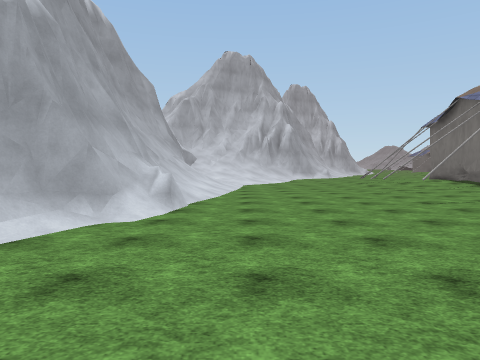
View 1 (above)

24 first-person views from a walk through a scene from a Unity 3-D project. The camera is 1.5 m above the floor, tilts 2° down and sees 70° across. The floor is counted in squares, 2 m on a side. Each view is taken from the middle of a square. On the plan, view 1 faces up. The plan holds only what a view shows up to about 11 squares ahead; the rest is blank. The place goes on beyond the plan. The player is left out. Some surface patterns are stand-ins.

View 2
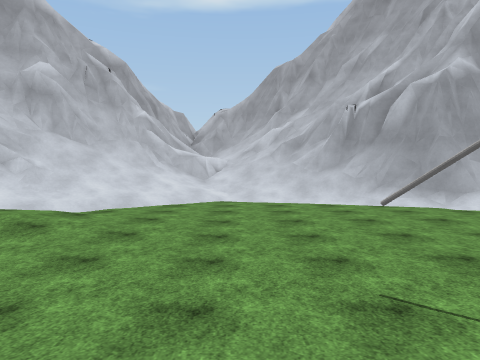

View 3
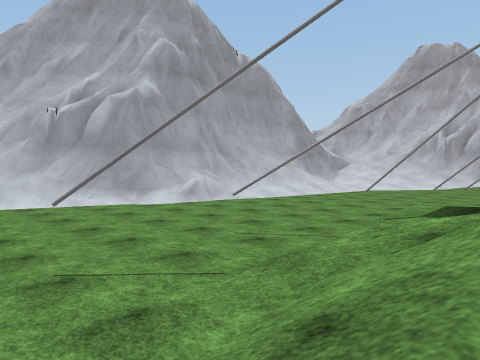

View 4
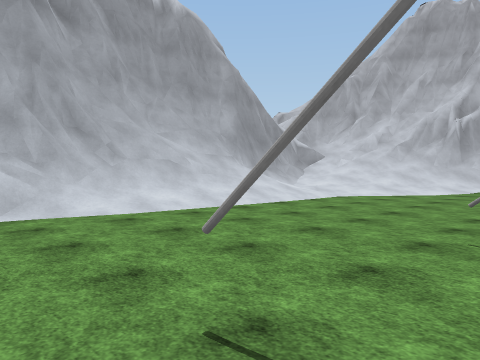

View 5
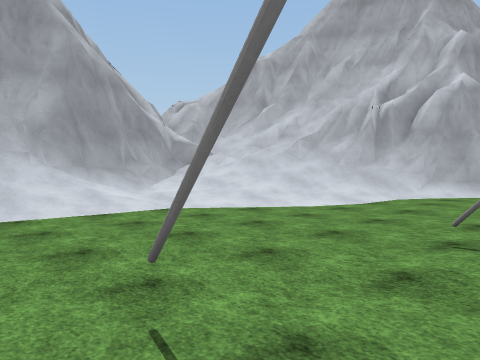

View 6
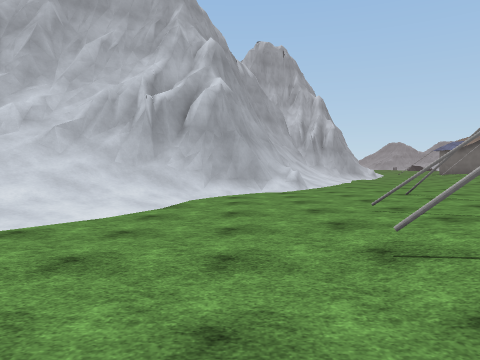

View 7
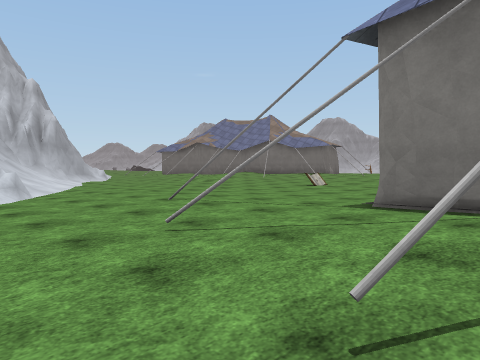

View 8
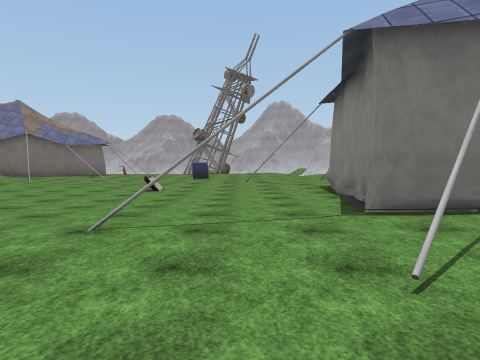

View 9
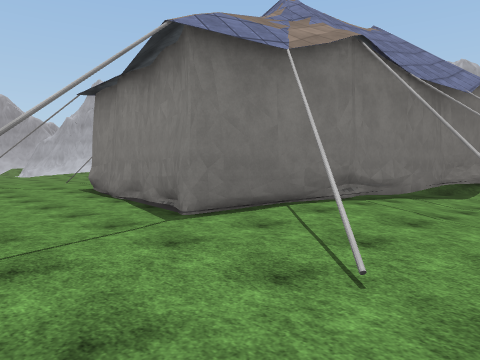

View 10
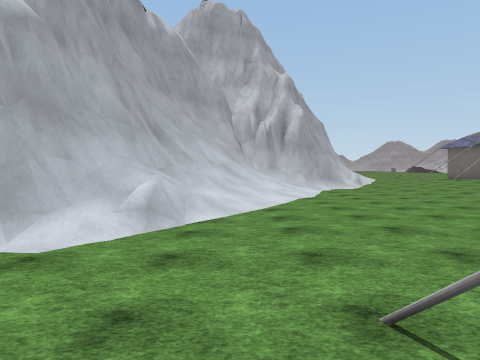

View 11
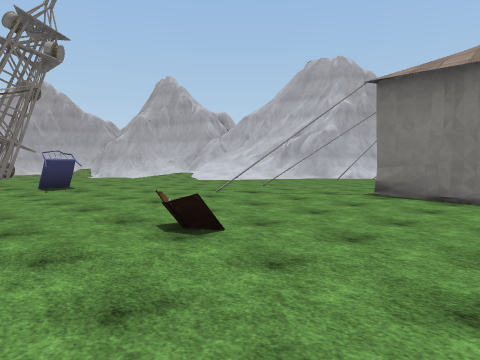

View 12
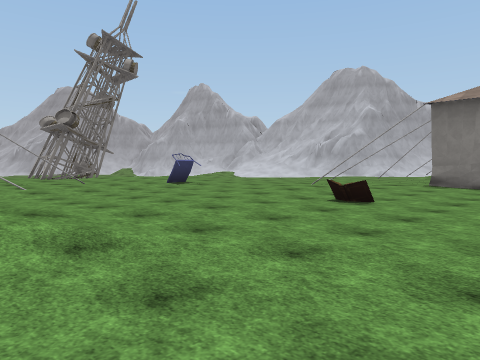

View 13
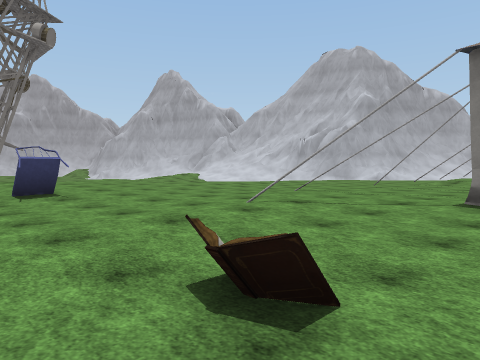

View 14
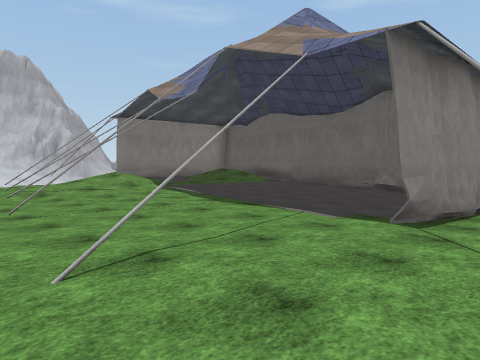

View 15
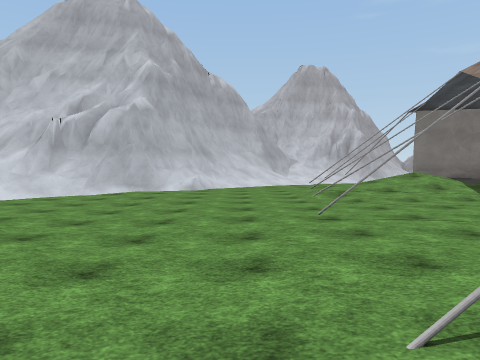

View 16
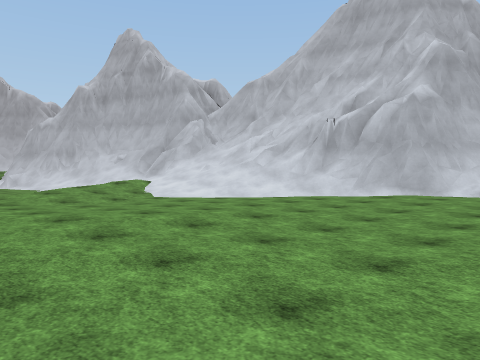

View 17
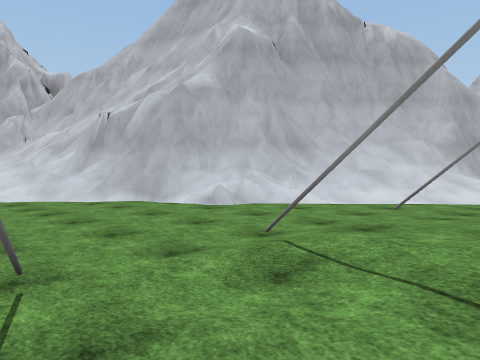

View 18
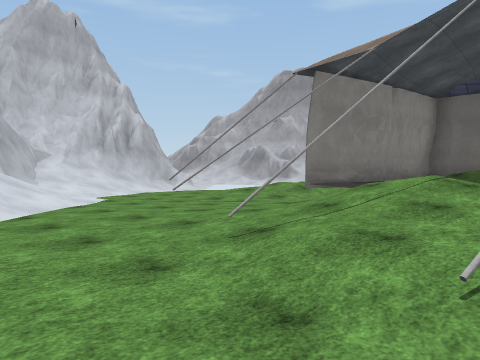

View 19
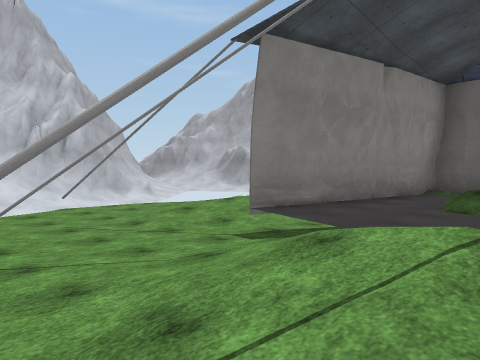

View 20
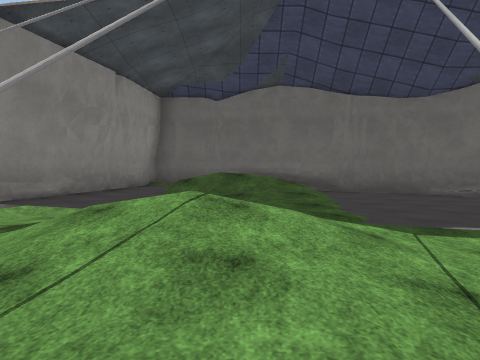

View 21
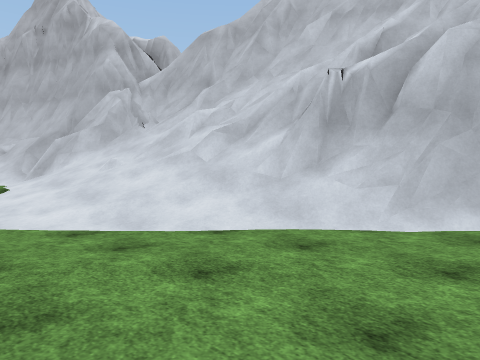

View 22
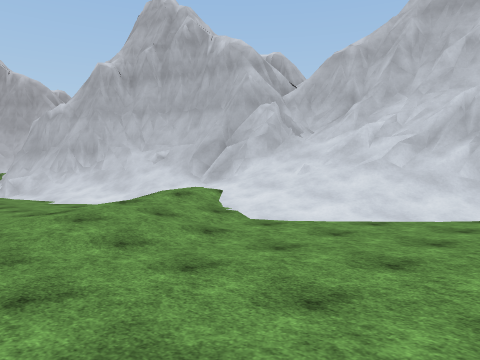

View 23
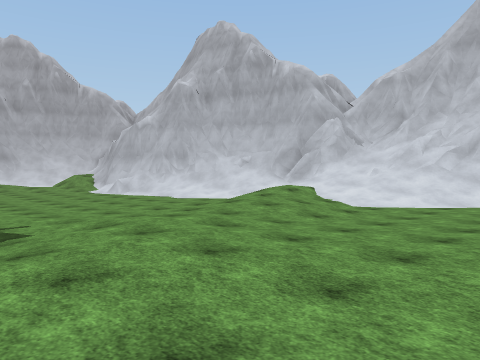

View 24
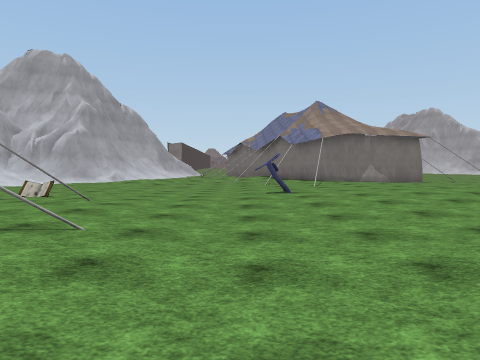

### Floor plan
Key: @ floor where view 1 was taken; # wall or solid block; . main floor; : floor 0.25 m higher than the main floor; - floor 0.25 m lower than the main floor; + floor 0.5 m higher than the main floor; _ floor 0.5 m lower than the main floor; * floor 0.75 m higher than the main floor; / step, stairs or slope; = window, fence, low wall or low ledge; ^ raised ledge; B books; E bed.
Columns run from 6 left of view 1 to 35 right of it. Each row starts with its distance up from view 1.
 29            ## //-----
 28            ##///_---/
 27            ^#//-----/
 26            ^#//-----/// ..
 25            ^//------.......=.:
 24           ^#=/------..........
 23           ^#=-------.........
 22       ^^^^##--------..........::
 21     ^=####/---------B....../.:::
 20     #==///-----------......E:::++
 19     /=////----#-----........:::+:
 18     /////_----...-...../....::::::
 17    #////___-#-........./.....::::://...
 16    #=///___--#.#####............::://.----
 15    #///____-...#  .##............//:/.----
 14    ^#//____=/.##.......#=.........//.-----
 13    ^#//_____//#:..................////---
 12    ^=//____#_/#:::::/.............////----
 11    ==/_______/#:::::/..#/........-/////-/-
 10    ^//______--#:::::............---///////
  9    ^//______--#+++::...#........--///////
  8    ^#/______-##//++//...........-///////=#
  7    ^=#____#_ # //++///#=.......//////#####
  6    ###______ # //+ /////......///#=//##
  5    ##______  # //+////#/....####=#=###
  4   ##/_____#//#*/**/ ///....=### ^^###
  3 ###/_______//#####////....=#^
  2 #=//_______/// /-##..#.../=#
  1  //_______#/// ///---...//#^
  0  //___@____-//  ///--..//=#
 -1  ///_______      //-#-///##
 -2  ///___-___       /---//##^
 -3  ////_//_       -//--//##^
 -4  =//////        -//////#
 -5  ##/=/            ////##

Positions as (right, up) in squares from view 1, and headings:
1: (0, 0), facing up
2: (6, 0), facing left
3: (7, 0), facing up-left
4: (5, 6), facing up-left
5: (6, 11), facing up-left
6: (4, 12), facing up
7: (4, 14), facing up-right
8: (4, 18), facing right
9: (5, 19), facing down-right
10: (7, 18), facing up
11: (11, 23), facing down-right
12: (11, 27), facing down-right
13: (13, 22), facing down-right
14: (19, 17), facing down-left
15: (19, 16), facing down
16: (19, 15), facing down-right
17: (15, 9), facing down-right
18: (19, 7), facing down-left
19: (16, 6), facing down-left
20: (17, 6), facing left
21: (22, 10), facing down-right
22: (24, 14), facing down-right
23: (24, 18), facing down-right
24: (20, 11), facing up
